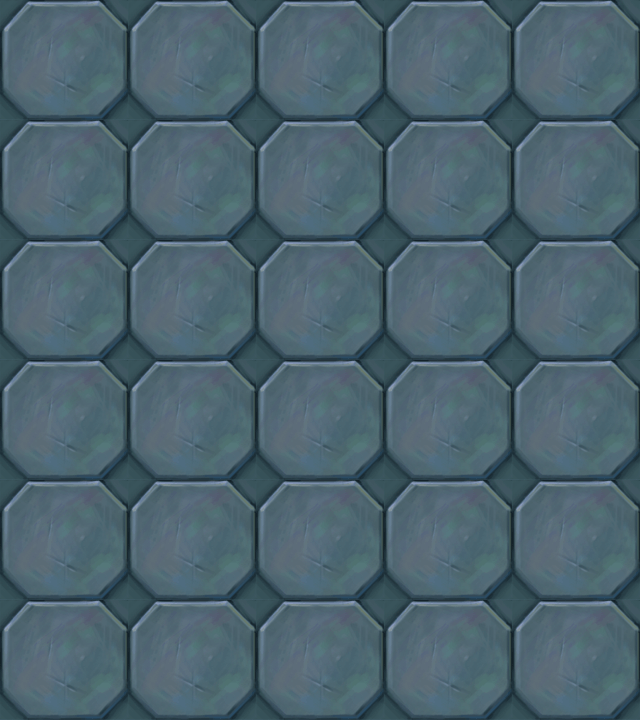

A level layout from a 2D game, rendered from its tile map. Below: a short description, then the map file with tile-grid data replaced by summaries:
An orthogonal 5x6 tile map with 128x120 px tiles, 1 tile layer (块层 1).

<map version="1.0" orientation="orthogonal" width="5" height="6" tilewidth="128" tileheight="120">
 <tileset firstgid="1" name="map018" tilewidth="128" tileheight="120">
  <image source="map018.png" width="128" height="120" />
 </tileset>
 <layer name="块层 1" width="5" height="6">
  <data>[30 cells, 30 non-empty, 1 distinct tile ids]</data>
 </layer>
</map>
